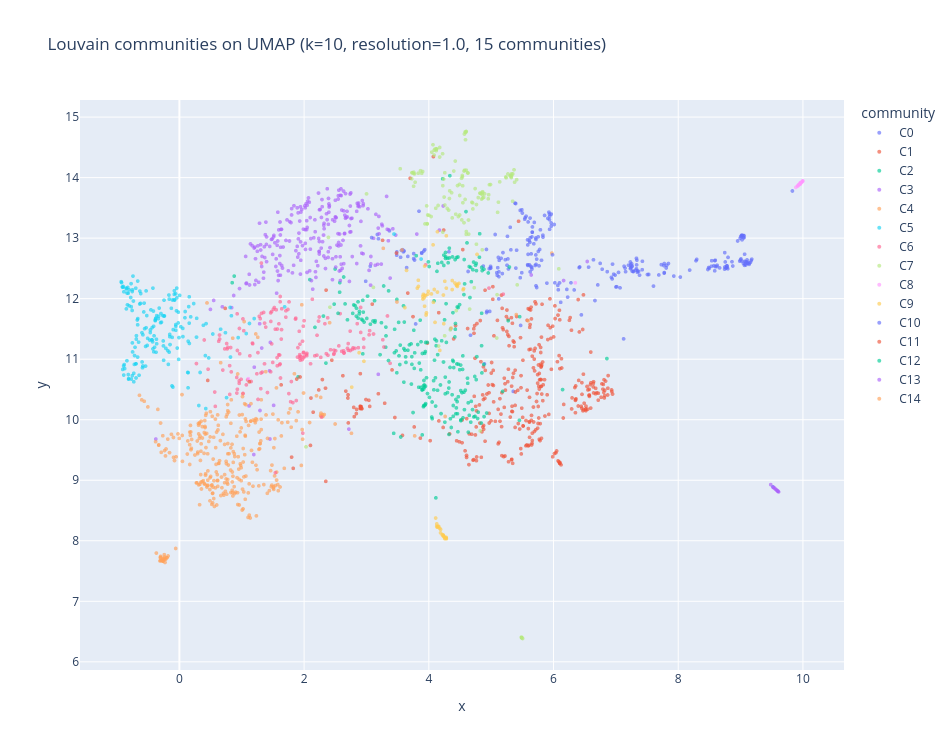

This figure's notebook cell:
### Markdown cell above
## Visualise communities on the UMAP projection

The moment of truth. If Louvain found real semantic structure, communities should form spatially coherent regions in UMAP space — because the 2D layout was built from the same embeddings.

Scattered communities across the UMAP are a red flag. Coherent blobs are a good sign.

### Code cell
plot_df = pd.DataFrame({
    "x": embedding_2d[:, 0],
    "y": embedding_2d[:, 1],
    "community": [f"C{c}" for c in community_ids],
    "index": range(len(sample_texts)),
    "text_preview": [t[:120] for t in sample_texts]
})

fig = px.scatter(
    plot_df,
    x="x", y="y",
    color="community",
    hover_data={"index": True, "text_preview": True, "x": False, "y": False},
    opacity=0.65,
    size_max=6,
    title=f"Louvain communities on UMAP (k={K}, resolution=1.0, {n_communities} communities)"
)

fig.update_traces(marker=dict(size=4))
fig.update_layout(width=950, height=750)
fig.show()

### Figure 1 — Plotly figure (JSON) as saved in the notebook; plotly's stock layout.template omitted (floating-point values rounded to 4 significant figures; data arrays with more than 128 entries replaced by an {"elided": "..."} marker saying what was removed)
{"data": [{"customdata": {"elided": "118x2 mixed values"}, "hovertemplate": "community=C0<br>index=%{customdata[0]}<br>text_preview=%{customdata[1]}<extra></extra>", "legendgroup": "C0", "marker": {"color": "#636efa", "opacity": 0.65, "size": 4, "symbol": "circle"}, "mode": "markers", "name": "C0", "showlegend": true, "type": "scattergl", "x": [2.988, 5.965, 4.969, 5.73, 5.83, 5.654, 5.354, 4.63, 5.831, 5.637, 5.115, 3.175, 5.755, 3.887, 5.124, 4.323, 5.396, 5.651, 4.669, 3.547, 5.097, 5.614, 3.757, 5.66, 5.662, 3.485, 5.706, 3.644, 5.658, 4.932, 4.977, 5.128, 5.807, 5.624, 5.472, 3.757, 5.064, 6.012, 5.935, 5.544, 3.789, 5.306, 5.537, 5.719, 3.843, 5.124, 5.624, 5.179, 5.642, 5.755, 5.611, 5.585, 5.939, 5.592, 3.603, 8.285, 3.486, 5.927, 4.927, 5.719, 5.269, 5.277, 4.991, 5.621, 5.684, 5.316, 3.593, 5.408, 5.56, 4.892, 3.562, 5.589, 5.937, 5.09, 4.873, 3.062, 5.501, 3.885, 3.369, 5.393, 5.105, 5.768, 5.466, 3.579, 3.77, 5.491, 5.692, 4.349, 5.856, 5.465, 5.654, 4.99, 5.962, 5.583, 5.909, 5.718, 5.261, 5.715, 5.965, 5.934, 5.16, 3.92, 5.189, 3.936, 5.586, 5.627, 4.924, 5.492, 5.121, 3.664, 5.593, 5.79, 5.254, 5.227, 5.778, 6.447, 5.716, 5.382], "xaxis": "x", "y": [12.29, 13.4, 12.49, 12.65, 13.05, 13.02, 10.47, 12.45, 13.02, 12.53, 12.68, 13.06, 13.02, 12.75, 12.36, 12.78, 12.51, 12.52, 11.4, 12.68, 12.39, 12.56, 12.74, 13.1, 13.18, 12.72, 12.55, 12.51, 13.1, 11.79, 11.79, 12.63, 12.63, 13.33, 11.56, 12.66, 13.06, 13.23, 13.4, 13.34, 11.58, 13.18, 13.31, 12.21, 13.44, 12.44, 12.44, 12.41, 12.74, 12.78, 12.96, 12.56, 13.36, 12.73, 12.79, 12.63, 12.77, 13.43, 11.77, 12.57, 12.66, 12.49, 12.5, 12.93, 12.91, 12.81, 12.77, 12.8, 13.36, 10.92, 12.8, 12.55, 13.15, 12.43, 12.54, 12.54, 13.41, 12.76, 13.12, 13.57, 12.51, 12.54, 12.35, 12.81, 12.64, 12.43, 13.26, 11.5, 13.38, 13.46, 12.49, 12.53, 13.25, 12.97, 13.33, 12.98, 13.03, 13.0, 13.2, 13.31, 12.67, 12.79, 12.76, 12.81, 12.89, 13.01, 12.81, 13.47, 12.0, 12.7, 13.27, 13.14, 12.55, 12.64, 12.81, 11.73, 12.72, 13.58], "yaxis": "y"}, {"customdata": {"elided": "319x2 mixed values"}, "hovertemplate": "community=C1<br>index=%{customdata[0]}<br>text_preview=%{customdata[1]}<extra></extra>", "legendgroup": "C1", "marker": {"color": "#EF553B", "opacity": 0.65, "size": 4, "symbol": "circle"}, "mode": "markers", "name": "C1", "showlegend": true, "type": "scattergl", "x": {"elided": "319 float values"}, "xaxis": "x", "y": {"elided": "319 float values"}, "yaxis": "y"}, {"customdata": {"elided": "179x2 mixed values"}, "hovertemplate": "community=C2<br>index=%{customdata[0]}<br>text_preview=%{customdata[1]}<extra></extra>", "legendgroup": "C2", "marker": {"color": "#00cc96", "opacity": 0.65, "size": 4, "symbol": "circle"}, "mode": "markers", "name": "C2", "showlegend": true, "type": "scattergl", "x": {"elided": "179 float values"}, "xaxis": "x", "y": {"elided": "179 float values"}, "yaxis": "y"}, {"customdata": {"elided": "256x2 mixed values"}, "hovertemplate": "community=C3<br>index=%{customdata[0]}<br>text_preview=%{customdata[1]}<extra></extra>", "legendgroup": "C3", "marker": {"color": "#ab63fa", "opacity": 0.65, "size": 4, "symbol": "circle"}, "mode": "markers", "name": "C3", "showlegend": true, "type": "scattergl", "x": {"elided": "256 float values"}, "xaxis": "x", "y": {"elided": "256 float values"}, "yaxis": "y"}, {"customdata": {"elided": "296x2 mixed values"}, "hovertemplate": "community=C4<br>index=%{customdata[0]}<br>text_preview=%{customdata[1]}<extra></extra>", "legendgroup": "C4", "marker": {"color": "#FFA15A", "opacity": 0.65, "size": 4, "symbol": "circle"}, "mode": "markers", "name": "C4", "showlegend": true, "type": "scattergl", "x": {"elided": "296 float values"}, "xaxis": "x", "y": {"elided": "296 float values"}, "yaxis": "y"}, {"customdata": {"elided": "179x2 mixed values"}, "hovertemplate": "community=C5<br>index=%{customdata[0]}<br>text_preview=%{customdata[1]}<extra></extra>", "legendgroup": "C5", "marker": {"color": "#19d3f3", "opacity": 0.65, "size": 4, "symbol": "circle"}, "mode": "markers", "name": "C5", "showlegend": true, "type": "scattergl", "x": {"elided": "179 float values"}, "xaxis": "x", "y": {"elided": "179 float values"}, "yaxis": "y"}, {"customdata": {"elided": "156x2 mixed values"}, "hovertemplate": "community=C6<br>index=%{customdata[0]}<br>text_preview=%{customdata[1]}<extra></extra>", "legendgroup": "C6", "marker": {"color": "#FF6692", "opacity": 0.65, "size": 4, "symbol": "circle"}, "mode": "markers", "name": "C6", "showlegend": true, "type": "scattergl", "x": {"elided": "156 float values"}, "xaxis": "x", "y": {"elided": "156 float values"}, "yaxis": "y"}, {"customdata": {"elided": "141x2 mixed values"}, "hovertemplate": "community=C7<br>index=%{customdata[0]}<br>text_preview=%{customdata[1]}<extra></extra>", "legendgroup": "C7", "marker": {"color": "#B6E880", "opacity": 0.65, "size": 4, "symbol": "circle"}, "mode": "markers", "name": "C7", "showlegend": true, "type": "scattergl", "x": {"elided": "141 float values"}, "xaxis": "x", "y": {"elided": "141 float values"}, "yaxis": "y"}, {"customdata": [[9, "In accordance with the fair credit Reporting act XXXX Account # XXXX, has violated my rights. \n\n15 USC 1681 Section 602 "], [149, "In accordance with the fair credit Reporting act XXXX Account # XXXX, has violated my rights. \n15 USC 1681 Section 602 S"], [199, "In accordance with the fair credit Reporting act Radius Global Solutions # XXXX, has violated my rights.\n\n15 USC 1681 Se"], [201, "In accordance with the Fair Credit Reporting act XXXX  XXXX Account # XXXX, XXXX Accounts # XXXX has violated my rights."], [252, "In accordance with the Fair Credit Reporting act XXXX XXXX  Account # XXXX, has violated my rights. \n\n15 U.S.C 1681 sect"], [284, "In accordance with the Fair Credit Reporting act XXXX  XXXX Account # XXXX, XXXX Accounts # XXXX has violated my rights."], [437, "Credit is defined by 15 USC 1602 ( e ), as the right granted by a creditor to defer payments or to incur debt and defer "], [867, "In accordance with the Fair Credit Reporting act XXXX  Accounts # - XXXX XXXX XXXX XXXX XXXX XXXX XXXX XXXX XXXX XXXX XX"], [1070, "In accordance with the fair credit Reporting act XXXX Account # XXXX, has violated my rights. \n15 USC 1681 Section 602 S"], [1072, "In accordance with the Fair Credit Reporting Act XXXX XXXX Account # XXXX has violated my rights. \n\n15 U.S.C. 1681 Secti"], [1100, "I do owe a past balance on my account but it is only 1 month late. I don't mind the phone calls to my cell phone, but on"], [1236, "In accordance with the fair credit Reporting act XXXX Account # XXXX, has violated my rights. 15 USC 1681 Section 602 St"], [1257, "In accordance with the Fair Credit Reporting act XXXX XXXX XXXX Bank # XXXX, has violated my rights. 15 U.S.C 1681 secti"], [1297, "In accordance with the fair credit reporting act XXXX Account # XXXX, has violated my rights. \n\n15 USC1681 Section602 St"], [1353, "This is NOT a duplicate complaint. I am representing myself. I am NOT a third party. I have also attached a photo of a u"], [1372, "In accordance with the fair credit Reporting act XXXX XXXX XXXX XXXX XXXX XXXX XXXX US BANK, has violated my rights. \n\n1"], [1499, "XXXXXXXX XXXX  - XXXX This creditor has violated my rights under 15 USC 1681 section 602 states I have the right to priv"], [1574, "In Accordance with the Fair Credit Reporting Act XXXX DPT ED/XXXX Account # XXXX, DPT ED/XXXX Account # XXXX, DPT EDXXXX"], [1849, "In accordance with the Fair Credit Reporting Act, Apple Account has violated my rights. \n\n15 USC 1681 Section 602 States"]], "hovertemplate": "community=C8<br>index=%{customdata[0]}<br>text_preview=%{customdata[1]}<extra></extra>", "legendgroup": "C8", "marker": {"color": "#FF97FF", "opacity": 0.65, "size": 4, "symbol": "circle"}, "mode": "markers", "name": "C8", "showlegend": true, "type": "scattergl", "x": [9.963, 9.962, 9.998, 9.939, 9.945, 9.928, 9.958, 9.887, 9.982, 9.933, 1.105, 9.977, 9.918, 9.964, 6.35, 9.954, 9.996, 9.913, 9.992], "xaxis": "x", "y": [13.91, 13.91, 13.94, 13.89, 13.89, 13.88, 13.92, 13.84, 13.93, 13.88, 10.68, 13.92, 13.86, 13.91, 12.26, 13.89, 13.95, 13.86, 13.94], "yaxis": "y"}, {"customdata": {"elided": "67x2 mixed values"}, "hovertemplate": "community=C9<br>index=%{customdata[0]}<br>text_preview=%{customdata[1]}<extra></extra>", "legendgroup": "C9", "marker": {"color": "#FECB52", "opacity": 0.65, "size": 4, "symbol": "circle"}, "mode": "markers", "name": "C9", "showlegend": true, "type": "scattergl", "x": [4.134, 3.984, 4.484, 4.281, 3.642, 3.932, 4.279, 4.264, 2.959, 4.246, 4.088, 2.882, 4.255, 4.28, 4.257, 4.189, 4.232, 4.442, 4.24, 4.234, 4.281, 4.146, 3.905, 4.374, 4.069, 4.175, 4.11, 4.418, 4.459, 3.923, 4.773, 3.99, 3.956, 3.948, 3.931, 3.816, 4.242, 4.146, 4.177, 3.616, 3.962, 4.1, 4.376, 3.933, 3.903, 4.229, 4.128, 4.255, 4.159, 2.763, 4.074, 4.55, 4.281, 4.448, 4.139, 3.913, 4.459, 4.126, 4.23, 4.138, 4.042, 4.189, 3.832, 4.357, 4.215, 3.833, 4.557], "xaxis": "x", "y": [8.224, 12.07, 12.25, 12.17, 12.47, 11.88, 8.056, 8.045, 10.97, 8.066, 12.15, 11.11, 8.058, 8.033, 12.29, 8.188, 8.095, 12.23, 11.59, 12.06, 13.04, 8.228, 11.99, 12.15, 12.89, 8.207, 8.376, 12.26, 12.2, 12.01, 12.73, 12.12, 11.73, 12.05, 12.06, 12.17, 8.067, 8.239, 11.15, 11.85, 11.77, 11.61, 12.3, 12.54, 12.04, 8.081, 8.279, 8.036, 8.237, 10.54, 11.94, 12.15, 8.043, 12.22, 13.11, 12.07, 12.24, 8.241, 8.088, 12.11, 12.08, 8.131, 12.3, 11.52, 8.1, 12.2, 12.16], "yaxis": "y"}, {"customdata": {"elided": "135x2 mixed values"}, "hovertemplate": "community=C10<br>index=%{customdata[0]}<br>text_preview=%{customdata[1]}<extra></extra>", "legendgroup": "C10", "marker": {"color": "#636efa", "opacity": 0.65, "size": 4, "symbol": "circle"}, "mode": "markers", "name": "C10", "showlegend": true, "type": "scattergl", "x": {"elided": "135 float values"}, "xaxis": "x", "y": {"elided": "135 float values"}, "yaxis": "y"}, {"customdata": [[75, "On XX/XX/2022, I looked at my account and Avant credit card company had dropped my limit from XXXX to XXXX for no reason"], [140, "One Main Financial sent me an advertisement through the mail to extend credit for up to {$10000.00}. I, a consumer appli"], [146, "Santander Consumer USA Issue : Santander has been reporting inaccuracies with regards to my Credit Report since XX/XX/XX"], [197, "Hi I am submitting this XXXX XXXX this isn't any influence and this is not a third party. XXXX has low and unfair credit"], [301, "Hi I am submitting this XXXX XXXX this isn't any influence and this is not a third party. XXXX has low and unfair credit"], [318, "IQ Data International, representing XXXX XXXX XXXX, is reporting that I owe their client {$3300.00}. This is false. \n\nI "], [324, "Fifth Third Bank dropped my credit score by 80 points ( from \" very good '' to \" good '' ) over {$3.00} in trailing inte"], [369, "I currently have a XXXX XXXX credit card with a {$700.00} limit. This is one of my oldest cards and I have NEVER been la"], [382, "Myself and XXXX children were evictednfrom our home during covid due to nonpayment. I was advised by XXXX XXXX to comple"], [388, "Hi I am submitting thisXXXX XXXX this isn't any influence and this is not a third party. XXXX has low and unfair credit "], [397, "Hi I am submitting this XXXX XXXX XXXX this isn't any influence and this is not a third party. XXXX has low and unfair c"], [423, "I am still awaiting feedback from the complaint I submitted with XXXX on my credit score. It's been over 60 days since X"], [470, "Hi I am submitting this XXXX XXXX this isn't any influence and this is not a third party. XXXX has low and unfair credit"], [494, "I can never log into my account first off second thing is the credit limit was lowered by {$150.00} from {$1000.00} to {"], [509, "in XX/XX/2020 I was apprised of Many MAJOR Negative accounts being reported on all 3 CR bureaus, all due to Theft of my "], [519, "Tidewater finance report my account late 3time and I have a proof for automatic withdrawal and history of payment since "], [523, "Hi I am submitting this XXXX XXXX XXXX this isn't any influence and this is not a third party. XXXX has low and unfair c"], [600, "Over the last 2 months i have been disputing inaccurate inquiries on my credit report which this company has took over 3"], [736, "On approximately XX/XX/2022 I paid off my XXXX credit card and had zero utilization. At that time I had a credit score i"], [796, "I have filed numerous complaints with numerous government entities including the cfpb and the problems are still not fix"], [920, "I currently have a credit card with XXXX, & was trying to get another one as every time I go to check my credit score it"], [1050, "XX/XX/2020 - my credit score dropped 115 points because XXXX inadvertently reported me 90 days late due to a mistake on "], [1071, "I have been banking with XXXX XXXX bank for years nowAnd recently i applied for an apartment through my XXXX XXXX  XXXX "], [1105, "XXXX XXXX XXXX Trans Union FICO score went down on XX/XX/2022 from XXXX to XXXX and I do not understand why it went down"], [1142, "After applying for the Capital One Venture card ( on XX/XX/2019 ), I received a denial stating \" Based on your credit re"], [1179, "This started when I received a credit alert both from my bank XXXX XXXX and XXXX XXXX stating that my credit score had c"], [1188, "TransUnion Credit agency arbitrarily reduced my credit score by over XXXX points which was not based on actual credit wo"], [1199, "I have concerning issues to report to you to please assist me with in resolving and restoring the 115 points which have "], [1206, "XXXX double cash ending XXXX and XXXX anywhere ending XXXX I am not satisfied with the excuses that they give me to redu"], [1441, "This is my 3rd or 4th complaint. I've submitted a long written statement along with all the required back up documents a"], [1445, "XXXX XXXX XXXX XXXX has damaged my Experian credit file and due to their reporting tactics my credit score has been redu"], [1446, "On XXXX XXXX, 2019. Trans Union dropped my credit score by 23pts because I paid off the entire remaining balance of {$87"], [1544, "I check my credit today and I discovered my transunion and my XXXX  had drop my trans  severely so I look to see what th"], [1616, "My credit limit dropped from over XXXX to XXXX. I don't know why the limit dropped. It has dropped out of nowhere. I cou"], [1655, "Dear Consumer Finance, over the last nearly 6 months I have been going through an incredibly cumberson identity theft ca"], [1725, "I have a XXXX XXXX credit card that I have never used. XX/XX/2020 I called customer service to ask for an annual fee wai"], [1764, "I am currently applying with my bank, XXXX  XXXX XXXX, to refinance a property in XXXX XXXX. My representative total me "], [1789, "Hi I am submitting this XXXX XXXX this isn't any influence and this is not a third party. XXXX has low and unfair credit"], [1891, "Went through the process of attaining a credit card and was denied for no reason. With no explanation.\n\nUCC 1-308 Withou"]], "hovertemplate": "community=C11<br>index=%{customdata[0]}<br>text_preview=%{customdata[1]}<extra></extra>", "legendgroup": "C11", "marker": {"color": "#EF553B", "opacity": 0.65, "size": 4, "symbol": "circle"}, "mode": "markers", "name": "C11", "showlegend": true, "type": "scattergl", "x": [1.632, 5.772, 2.902, 2.904, 2.901, 3.039, 1.935, 2.622, 0.7348, 2.922, 2.842, 2.445, 2.91, 2.343, 3.191, 2.293, 2.927, 5.943, 2.704, 3.093, 2.838, 1.881, 2.804, 2.702, 3.292, 2.353, 2.916, 2.992, 1.799, 2.902, 4.159, 2.669, 2.796, 2.235, 3.456, 1.122, 2.907, 2.904, 2.709], "xaxis": "x", "y": [10.58, 10.51, 10.76, 10.18, 10.22, 10.32, 10.71, 10.73, 11.84, 10.18, 10.17, 10.98, 10.22, 10.52, 10.43, 10.66, 10.18, 12.0, 10.41, 11.91, 10.1, 10.67, 10.05, 10.36, 10.27, 12.14, 10.22, 10.33, 9.382, 10.22, 11.77, 10.47, 10.2, 10.49, 10.04, 10.63, 10.2, 10.19, 9.948], "yaxis": "y"}, {"customdata": [[89, "Bank of New York Mellow filed judgment XXXX against us even though we had already filed Chapter XXXX and loan was discha"], [151, "Last year on XX/XX/XXXX I mailed certified a follow up letter for not receiving my credit dispute results for the previo"], [186, "Experian has this service that can increase your credit score if you link your bank account to show payment history for "], [266, "My Child support account was paid in full in XX/XX/XXXX and closed. \nI paid 100 percent of the payments on time. \nThere "], [271, "I have alot invalid entries that was placed on my credit report and I have been trying for over 12 months to get this en"], [290, "I've been reaching out to the credit agencies about false reporting on my credit profile these past years. There is a ba"], [346, "Skopos Financial Recently lost a law suit and a major case against illegal and unfair loan practices. I was included in "], [374, "In XXXX I mailed out to Experian 2 dispute letters along with additional copies of how the items that I was disputing we"], [386, "Experian is not reporting my payment history correctly. This is my third time working to get this off my credit. I have "], [395, "To : Consumer Financial Protection Bureau, Experian is continuously violating the Federal Law made by the Congress and k"], [415, "Experian has not sent out the results of my inquiry disputes as of yet I need the results mailed to me."], [441, "Experian credit report showing one auto loan information incorrect. This account already closed. But showing open status"], [547, "I have asked Experian for validation of the creditor. I have requested for all paperwork from the original creditor to b"], [579, "I am very frustrated at this time, my concern was not properly handled by XXXX credit bureaus - XXXX, Experian  and XXXX"], [593, "hello, ive reached out to Experian multiple times about inaccurate information that is being furnished on my accounts. T"], [625, "Experian is on violation of the FCRA. \nI have requested a method of Verification from Experian and Experian have yet to "], [643, "WHY IS THE CHAPTER XXXX. BANKRUPTCY STILL REPORTING ON ALL THREE CREDIT BUREAUS? THERE IS NO BALANCE ALTHOUGH THEY'VE AL"], [667, "Experian is reporting on my credit report false information i have sent them letters and they keep putting it back on my"], [751, "There is a bankruptcy chapter XXXX on all three of my credit reports, Experian, XXXX and XXXX claim that the data furnis"], [756, "XXXX has my birth year as XXXX but I was born in XXXX. I have disputed this four times and it still hasn't been resolved"], [784, "XXXX XXXX XXXX XXXX XXXX loan is showing the incorrect balance on XXXX and Experian. I reached out to XXXX XXXX XXXX and"], [811, "Happy Sunday and hopefully youre doing well during this pandemic Covid19. I continue to be surprised & shocked how your "], [834, "Disputed Bankruptcy came back verified from Experian. \n\nUS Bankruptcy courts state they do not provide anyone ( includin"], [847, "I filed 2 disputes with experian they fail to verify accounts on my report as accurate,"], [858, "I have tried a couple of times to get this handled through the Companies, that I'm filing a complaint against. I have gi"], [859, "I received your correspondence on this alleged account stating your ( verified/ updated ) this account which is a violat"], [878, "After carefully reviewing my credit report. I noticed XXXX and Experian are still illegally reporting an inaccurate/alle"], [915, "In XX/XX/2021 I filed a dispute with Experian regarding the multiple bankruptcies with similar filing dates that they ar"], [974, "I believe Experian did not read complaint XXXX, XXXX and XXXX because their response had nothing to do in regards to my "], [993, "I submitted a complaint earlier along with documentation to prove that Experian is purposeful and willful in miss report"], [1047, "On XX/XX/2022 I mailed off letter certified receipt returned. I requested that accounts on my credit file with Experian."], [1081, "I had previously been an Experian credit monitoring customer but wanted to cancel my account. In the app where payments "], [1116, "On XX/XX/2020 I filed a dispute with Experian regarding the incorrect balance begin reported for my XXXX  XXXX account. "], [1135, "Experian has failed to use adequate resources other than the name only matching process. After multiple disputes, my per"], [1160, "I am XXXX XXXX. I am submitting this complaint for myself. I obtained my Experian Credit Report and there was a Bankrupt"], [1170, "I've disputed with XXXX XXXX, and Experian incorrect data that each are reporting on my credit bureau. Each company is r"], [1207, "I called experian today because this account its showing wrong informacion, I need this account tho be deleted from my c"], [1230, "Chapter XXXX Bankruptcy XXXX XXXX XXXX XXXX XXXX Case Number : XXXX Date Filed : XX/XX/2014 - Today I contacted the Dist"], [1240, "I had an account with XXXX which was paid and XXXX refuses to remove the outstanding balance or update my credit report."], [1251, "I mailed a dispute to Experian on XX/XX/2021 and was expecting to have the results of my dispute mailed to me. Experian "], [1267, "Is your policy to keep reporting bankruptcies which are filed or adjudicated for 7 years, the Fair Credit Reporting Act "], [1330, "I received a notice from Experian stating that they refused to investigate or validate anything I contested on my file."], [1362, "XXXX, experian and XXXX  has accounts on my credit report thats inaccurate"], [1383, "On XX/XX/2021 I sent letters to XXXX, Experian and XXXX asking them to provide me with verification of proof of XXXX  # "], [1391, "I have new information concerning Experian 's continued reporting of a bankruptcy without my consent. Experian 's respon"], [1395, "Ive recently disputed with all 3 bureaus a bankruptcy that they are reporting on my credit report that should not be on "], [1473, "On XXXX XXXX 2020 Filed an dispute with Experian and XXXX  disputing Collection account by XXXX XXXX XXXX XXXX in the am"], [1570, "I have been contacting Experian since 2018. Their website/portal inaccurately states that I have a late/derogatory payme"], [1579, "I recently submitted claim # XXXX, which was closed back in XXXX of 2022. The complaint was issued as NC Financial had n"], [1585, "hapter XXXX bankruptcy discharged Date Filed XX/XX/XXXX Date XXXX XXXX XX/XX/XXXX Responsibility Joint Reference Number "], [1632, "Experian credit report shows bad debt for 800+ $ to a XXXX credit card and after dispute has decided it is valid. I am a"], [1653, "I need help understanding this please. Im a bit dumbfounded by how you were able to verify this negative item ( bankrupt"], [1659, "I have filed a dispute regarding public records that don't belong to me and they have refused to remove them. The courts"], [1675, "I was trying to get a loan from a company in XX/XX/XXXX but after they did an investigation on my credit information, th"], [1741, "I have letters from the 2 judges on two bankruptcy cases that were decisioned stating that the bankruptcies were filed u"], [1810, "I had a case in Ohio from 2016 which when you look up in the court system it shows the case dismissed. Just recently whe"], [1863, "Experian investigated the original dispute in XX/XX/2019 and removed XXXX from the credit report as shown in my credit f"], [1940, "Experian removed my XXXX XXXX account from their account with out my authorization, I did not tell them too and neither "], [1963, "In accordance with the Fair Credit Reporting Act, EXPERIAN has violated my rights. Title 15 U.S.C 1681 section 602 A, st"]], "hovertemplate": "community=C12<br>index=%{customdata[0]}<br>text_preview=%{customdata[1]}<extra></extra>", "legendgroup": "C12", "marker": {"color": "#00cc96", "opacity": 0.65, "size": 4, "symbol": "circle"}, "mode": "markers", "name": "C12", "showlegend": true, "type": "scattergl", "x": [0.8789, 4.816, 4.472, 2.949, 4.421, 4.271, 3.129, 4.612, 4.418, 4.954, 4.848, 4.252, 4.749, 4.276, 5.292, 4.706, 4.131, 4.855, 4.38, 4.207, 2.941, 4.445, 4.567, 4.574, 4.268, 4.241, 4.761, 4.671, 4.681, 4.493, 4.596, 4.387, 3.355, 5.457, 4.648, 4.241, 4.425, 4.268, 2.838, 4.812, 4.145, 4.764, 4.383, 4.302, 4.718, 4.467, 3.276, 4.66, 2.544, 3.994, 4.455, 4.005, 4.31, 0.8464, 4.329, 4.33, 4.563, 4.427, 4.885], "xaxis": "x", "y": [12.37, 13.07, 11.85, 11.78, 12.65, 12.69, 11.97, 12.92, 11.37, 12.42, 12.52, 11.65, 12.55, 11.92, 12.52, 12.48, 12.45, 12.46, 12.69, 12.6, 11.97, 12.68, 12.65, 12.24, 12.67, 12.55, 12.58, 12.52, 12.28, 11.9, 13.44, 11.77, 12.13, 11.7, 12.53, 12.72, 11.49, 12.76, 11.71, 12.68, 12.58, 12.46, 10.98, 12.67, 12.61, 12.69, 12.21, 12.02, 11.76, 12.61, 11.86, 12.53, 12.59, 12.26, 12.83, 12.67, 12.07, 11.59, 12.49], "yaxis": "y"}, {"customdata": [[92, "My name is XXXX XXXX XXXX this complaint is not made in error neither is it being made by a third party.I declare under "], [178, "My name XXXX XXXX XXXX this complaint is not made in error neither is it being made by a third party.I declare under pen"], [454, "My name is XXXX XXXX XXXX this complaint is not made in error neither is it being made by a third party.I declare under "], [530, "My name XXXX XXXX XXXX this complaint is not made in error neither is it being made by a third party.I declare under pen"], [900, "My name XXXX XXXX this complaint is not made in error neither is it being made by a third party.I declare under penalty "], [960, "My name is XXXX XXXX XXXX this complaint is not made in error neither is it being made by a third party.I declare under "], [1153, "My name is XXXX XXXX XXXX this complaint is not made in error neither is it being made by a third party.I declare under "], [1235, "My name XXXX XXXX XXXX this complaint is not made in error neither is it being made by a third party.I declare under pen"], [1480, "I was offered a job working for XXXX store in XXXX XXXX, Louisiana which I accepted the job offer. I submitted to a back"], [1493, "I keep sending mail but I am not getting any responses so I decided to file this complaint. My name is XXXX XXXX and I a"], [1726, "My name is XXXX XXXX XXXX this complaint is not made in error neither is it being made by a third party.I declare under "], [1939, "I, XXXX XXXX, assure you the information that I am presenting to you was not blocked in error. If you believe that I obt"]], "hovertemplate": "community=C13<br>index=%{customdata[0]}<br>text_preview=%{customdata[1]}<extra></extra>", "legendgroup": "C13", "marker": {"color": "#ab63fa", "opacity": 0.65, "size": 4, "symbol": "circle"}, "mode": "markers", "name": "C13", "showlegend": true, "type": "scattergl", "x": [9.533, 9.601, 9.559, 9.597, 9.578, 9.596, 9.483, 9.579, 9.522, 9.593, 9.609, 9.547], "xaxis": "x", "y": [8.878, 8.816, 8.852, 8.82, 8.837, 8.821, 8.928, 8.838, 8.882, 8.823, 8.808, 8.868], "yaxis": "y"}, {"customdata": [[113, "I used to be a user of Paypal and they just suspend my account without any reason from XX/XX/2021 and freeze my balance "], [249, "Wayfair. Account closed continued charges with them not providing justification."], [276, "I am XXXX  of a startup of XXXX established in XXXX, 2021 and have been using Paypal as their main payment option for pr"], [332, "PayPal closed my account with {$1000.00} for no reason on XX/XX/2021 and will not help me with getting it back up and go"], [339, "I had a company previously on my name. I used pp account using that company which worked for 3-4 months but after that i"], [349, "PayPal violated the FDCPA, 15 U.S.C/805 by calling my spouse and discussing my personal account with him. On Thursday, X"], [554, "When you are making purchases PayPal Credit pops up online and tells you no interest if you pay by a certain short term "], [558, "Paypal has not responded to my communication request through email and their messaging system, which states that money w"], [599, "pay pal closed my account with no reason at all after i had provided them with all the necessary document required"], [670, "This is a complaint about Paypal, but I will provide details for all parties involved. \n\nXX/XX/2021 - Online purchase fr"], [710, "I had money sent over to my account ( XXXX  to paypal ). Paypal, however, closed my account without warning and is now w"], [725, "I BOUGHT SOMETHING ON XXXX.THE SELLER SENT THE PACKAGE TO A WRONG ADDRESS IN MY AREA TO MAKE IT LOOK LIKE I GOT THE PACK"], [778, "I am writing you to show documentation and to seek resolution for my open fraud case with Paypal and XXXX XXXX XXXX. I, "], [887, "Today XX/XX/2021, I received a notice from XXXX XXXX XXXX that I owe {$940.00}, reference XXXX. It indicates the origina"], [930, "My money has been in PayPal for a long time, but I still can't withdraw my money. I need to withdraw my money XXXX XXXX"], [976, "I have requested my PayPal account be closed, however they will not do so unless I upload financial statements and my ID"], [1067, "Fraud I did not purchase - the dispute is with Pay pal - A full and correct investigation needs to be done. Pay pal clos"], [1203, "PayPal closed my account for no reason and will not help me with getting it back up and going. I am not sure if this is "], [1496, "i just want to reopened and re stored my account cause i feel it unfair to my side that they automatic close or limited "], [1564, "My student refund check of {$2100.00} got direct deposited into my Paypal account in XXXX of this year. I paid {$500.00}"], [1613, "This complaint is about PayPal. On XX/XX/XXXX, several fraudulent activities occurred in my PayPal account. These activi"], [1663, "Unfortunately I have no choice but to reach out here as I have exhausted all other methods of communication with PayPal,"], [1746, "the Colorado attorney generals office refured me to you. i have been a paypal customer for way over 20 years, and have m"], [1754, "I set up a PayPal account XXXX and as soon as I received the money in my account {$1500.00} they permanently locked me o"], [1905, "There was transactions reported by me on XX/XX/2021. Paypal flagged my account as i dispute the charges. I kept telling "]], "hovertemplate": "community=C14<br>index=%{customdata[0]}<br>text_preview=%{customdata[1]}<extra></extra>", "legendgroup": "C14", "marker": {"color": "#FFA15A", "opacity": 0.65, "size": 4, "symbol": "circle"}, "mode": "markers", "name": "C14", "showlegend": true, "type": "scattergl", "x": [-0.2048, 1.968, -0.2666, -0.228, -0.2577, -0.3044, -0.2802, -0.3119, -0.182, -0.3691, -0.2221, -0.2698, -0.29, -0.2647, -0.0598, -0.1988, -0.2431, -0.2613, 1.751, -0.2308, -0.3, -0.3012, -0.2378, -0.2382, -0.3028], "xaxis": "x", "y": [7.722, 9.838, 7.662, 7.709, 7.684, 7.727, 7.671, 7.668, 7.749, 7.797, 7.692, 7.693, 7.678, 7.709, 7.873, 7.72, 7.771, 7.662, 10.11, 7.642, 7.668, 7.742, 7.731, 7.698, 7.716], "yaxis": "y"}], "layout": {"height": 750, "legend": {"title": {"text": "community"}, "tracegroupgap": 0}, "title": {"text": "Louvain communities on UMAP (k=10, resolution=1.0, 15 communities)"}, "width": 950, "xaxis": {"anchor": "y", "domain": [0, 1], "title": {"text": "x"}}, "yaxis": {"anchor": "x", "domain": [0, 1], "title": {"text": "y"}}}}
